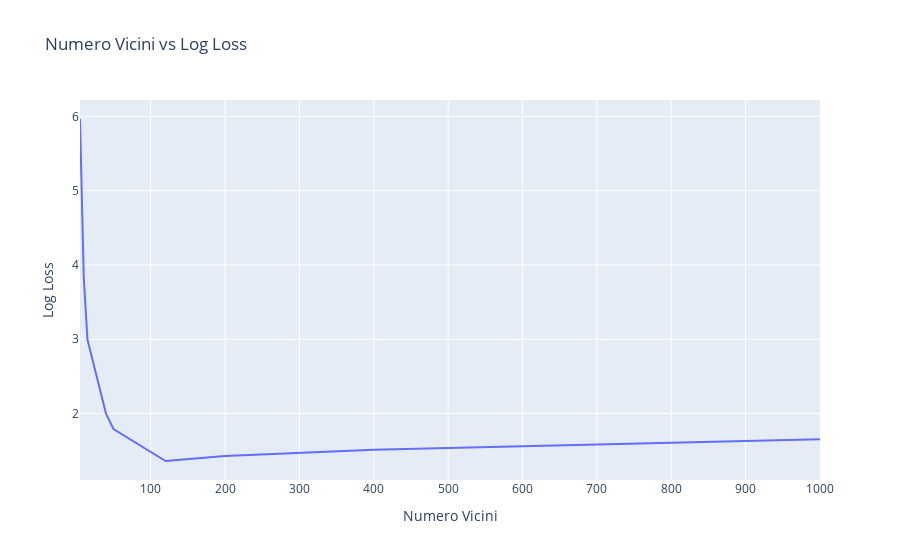

The notebook cell this image was saved under:
### Code cell
# Creazione di un dizionario con i risultati
risultati = {'Numero Vicini': num_neighbours, 'Log Loss': log_loss_values}

# Conversione del dizionario in un DataFrame
risultati_df = pd.DataFrame(risultati)

# Ordinamento del DataFrame per numero di vicini in ordine decrescente
risultati_df.sort_values(by='Numero Vicini', ascending=False, inplace=True)

# Creazione di un grafico a linee per visualizzare i risultati
figura = px.line(risultati_df, x="Numero Vicini", y="Log Loss", title='Numero Vicini vs Log Loss')
figura.show()

### Figure 1 — Plotly figure (JSON) as saved in the notebook; plotly's stock layout.template omitted (floating-point values rounded to 4 significant figures)
{"data": [{"hovertemplate": "Numero Vicini=%{x}<br>Log Loss=%{y}<extra></extra>", "legendgroup": "", "line": {"color": "#636efa", "dash": "solid"}, "marker": {"symbol": "circle"}, "mode": "lines", "name": "", "orientation": "v", "showlegend": false, "type": "scatter", "x": [1000, 500, 400, 200, 180, 170, 160, 150, 120, 50, 40, 15, 10, 5], "xaxis": "x", "y": [1.653, 1.543, 1.513, 1.43, 1.413, 1.408, 1.397, 1.388, 1.361, 1.792, 1.997, 2.996, 3.845, 5.965], "yaxis": "y"}], "layout": {"autosize": true, "legend": {"tracegroupgap": 0}, "title": {"text": "Numero Vicini vs Log Loss"}, "xaxis": {"anchor": "y", "autorange": true, "domain": [0, 1], "range": [5, 1000], "title": {"text": "Numero Vicini"}, "type": "linear"}, "yaxis": {"anchor": "x", "autorange": true, "domain": [0, 1], "range": [1.105, 6.221], "title": {"text": "Log Loss"}, "type": "linear"}}}
